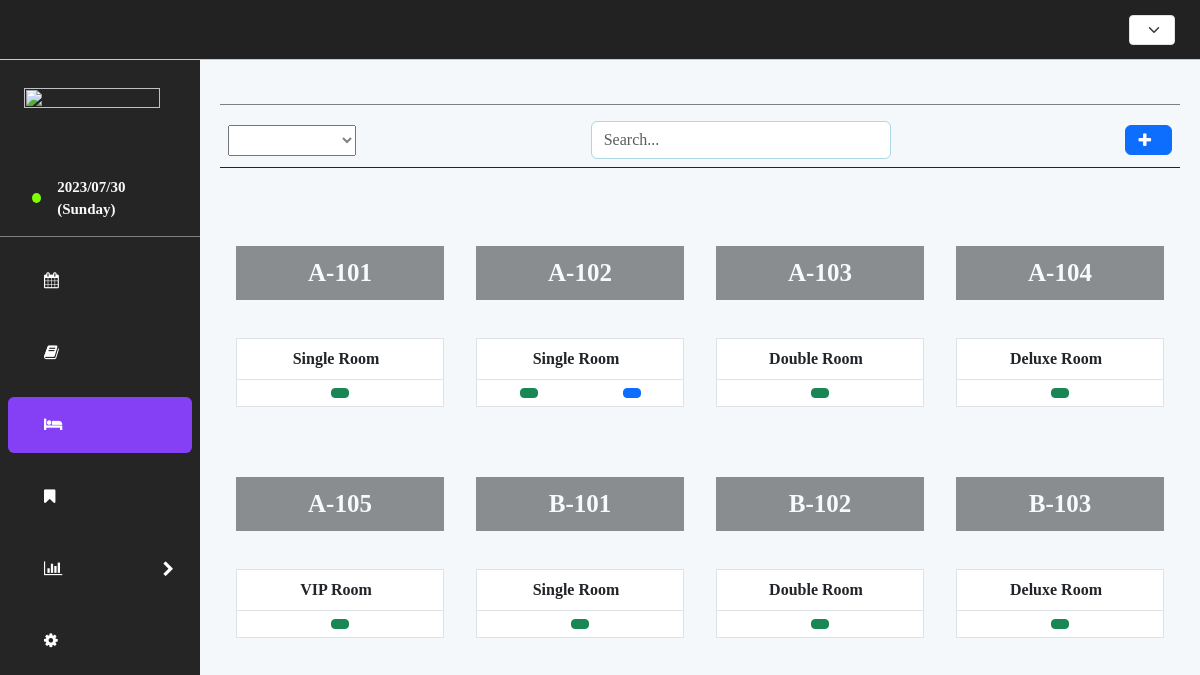
The app's page /index.php?rooms, older data.
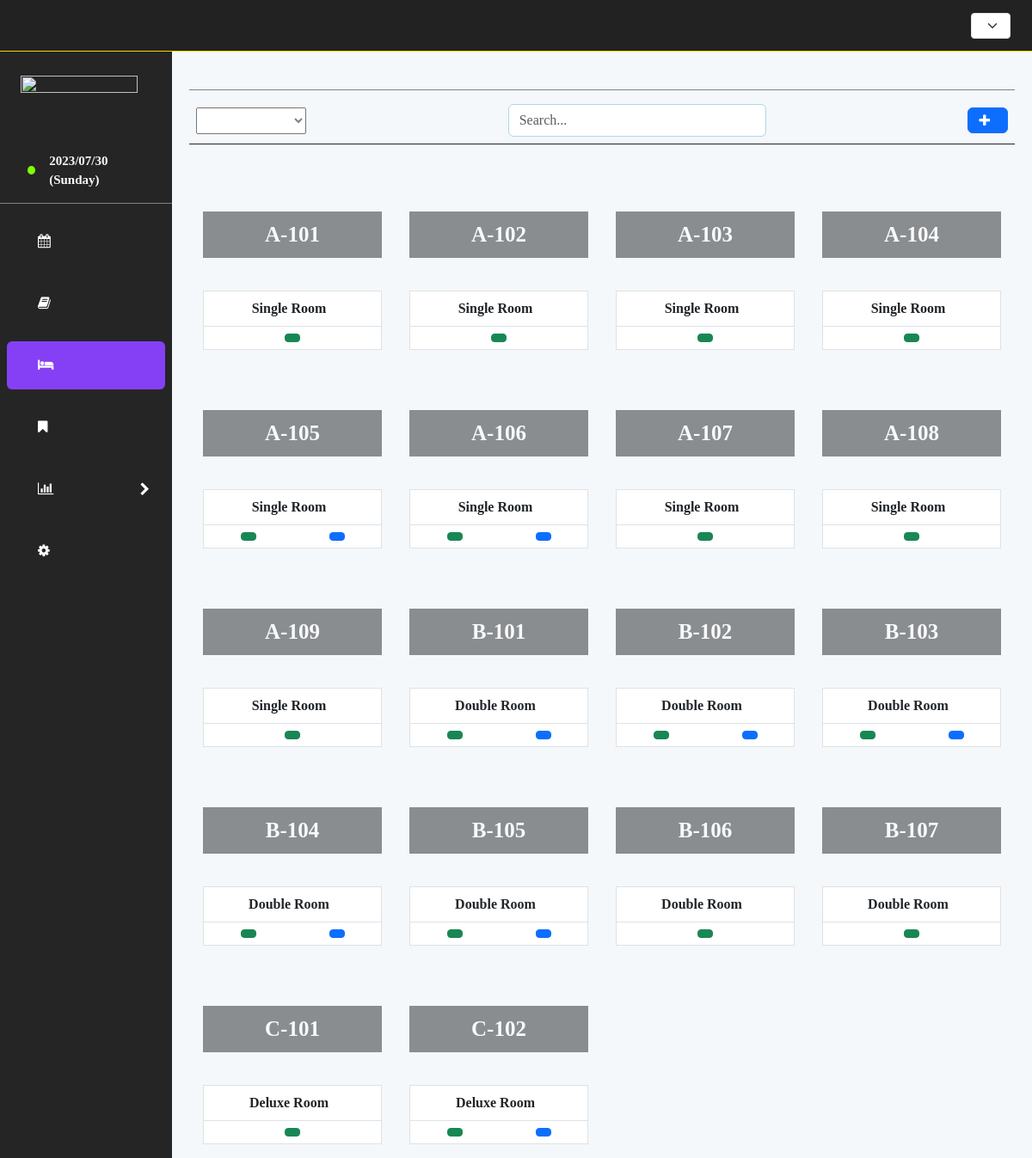
The same page, newer data.
### tables this page shows
CREATE TABLE `room` (
  `room_id` varchar(20) NOT NULL,
  `room_name` varchar(10) NOT NULL,
  `room_type_id` varchar(20) NOT NULL,
  `room_status` varchar(10) NOT NULL
);

CREATE TABLE `room_type` (
  `room_type_id` varchar(20) NOT NULL,
  `room_type_name` varchar(30) NOT NULL,
  `price` int(11) NOT NULL
);

### views/room.php (the view, shortened to what this page needs)
<h1 class="pt-2 pb-3 room_page_nav" data-i18n="rooms.title"></h1>
<div class="d-flex justify-content-between align-items-center room_search_bar p-2 border-bottom border-dark">
    <select name="floor" id="roomTypeSelector" class="floorSelector" onchange="loadRooms()">
        <option value="all" data-i18n="selector.all" selected></option>
        <?php
            $sql ="SELECT * FROM `room_type`";
            $result = mysqli_query($conn, $sql);
            while($roomType = mysqli_fetch_array($result)){?>
                <option
                    value=<?php echo $roomType['room_type_id']?>
                    class="en-font"
                >
                </option>
        <?php }?>
    </select>
    <div class="input-group" style="width: 300px !important;">
        <input type="text" id="roomSearchBar" class="form-control en-font" style="border:1px solid lightblue" placeholder="Search..." value="" onkeyup="loadRooms()"/>
    </div>
    <button class="btn btn-primary d-flex align-items-center" data-bs-toggle="modal" data-bs-target="#roomModal" onclick="addNewRoom()">
        <i class="fa fa-plus me-2"></i>
    </button>
</div>
<div class="display_room row my-4" id="display_room">
    <?php
        $room_query = "SELECT * FROM `room` NATURAL JOIN `room_type` ORDER BY room_name";
        $room_result = mysqli_query($conn, $room_query);
        while ($rooms = mysqli_fetch_assoc($room_result)) {
            if($rooms['room_type_name']==="Single Room"){
                $pic = "url('https://www.hotelmonterey.co.jp/upload_file/monhtyo/stay/sng_600_001.jpg');";
            }
            else if ($rooms['room_type_name']==="Double Room"){
                $pic = "url('https://www.colatour.com.tw/COLA_AppFiles/A03H_Hotel/Images/209677-04.GIF');";
            }
            else if ($rooms['room_type_name']==="Deluxe Room"){
                $pic = "url('https://mardhiyyahhotel.com/wp-content/uploads/sites/18/2021/03/CORPORATE-FLOOR-DELUXE-ROOM_KING-1.png');";
            }
            else {
                $pic = "url('https://visotsky-hotel.ru/en/assets/photo/vip-rooms-photo/room-5101/hotel-visotsky-vip-rooms-5101-01.jpg');";
            }
    ?>
        <main class="room_box p-3 rounded-10" id="room_box">
            <div class="room_title p-0 bg-opacity-50" style="background-image:<?php echo $pic?>">
                <div class="bg-dark bg-opacity-50 text-light p-2 en-font" style="width:auto"><?php echo $rooms['room_name'] ?></div>
            </div>
            <article class="border">
                <aside class="bg-white py-2 border-bottom">
                    <b>
                        <span class="en-font"><?php echo $rooms['room_type_name'] ?></span>
                    </b>
                </aside>
                <div class="bg-white py-2 d-flex justify-content-around">
                    <button class="btn btn-sm btn-success roomModalView"
                        onclick="viewRoomInfo('<?php echo $rooms['room_id']?>')"
                        data-bs-toggle="modal"
                        data-bs-target="#roomModal"
                        data-i18n="rooms.btn_view"
                    ></button>
                    <?php
                    if($rooms['room_status']!=="Free"){?>
                        <button class="btn btn-primary staff_icon btn-sm"
                            onclick="getRoomBookingList('<?php echo $rooms['room_id']?>')"
                            data-bs-toggle="offcanvas"
                            data-bs-target="#bookingOffCanvas"
                            data-i18n="rooms.btn_booking"
                        ></button>
                    <?php }?>
                </div>
            </article>
        </main>
    <?php  }
    ?>
</div>

Row changes from the older to the newer data that the page shows:
changed room (number 2 of 18 on the later page): room_status "Occupied" → "Free" (drawn)
changed room (number 3 of 18 on the later page): room_type.room_type_name "Double Room" → "Single Room"
changed room (number 4 of 18 on the later page): room_type.room_type_name "Deluxe Room" → "Single Room"
changed room (number 5 of 18 on the later page): room_type.room_type_name "VIP Room" → "Single Room"; room_status "Free" → "Occupied" (drawn)
added room: room_name "A-106", room_type.room_type_name "Single Room"
added room: room_name "A-107", room_type.room_type_name "Single Room"
added room: room_name "A-108", room_type.room_type_name "Single Room"
added room: room_name "A-109", room_type.room_type_name "Single Room"
changed room (number 10 of 18 on the later page): room_type.room_type_name "Single Room" → "Double Room"; room_status "Free" → "Occupied" (drawn)
changed room (number 11 of 18 on the later page): room_status "Free" → "Occupied" (drawn)
changed room (number 12 of 18 on the later page): room_type.room_type_name "Deluxe Room" → "Double Room"; room_status "Free" → "Reserved" (drawn)
added room: room_name "B-104", room_type.room_type_name "Double Room"
added room: room_name "B-105", room_type.room_type_name "Double Room"
added room: room_name "B-106", room_type.room_type_name "Double Room"
added room: room_name "B-107", room_type.room_type_name "Double Room"
added room: room_name "C-101", room_type.room_type_name "Deluxe Room"
added room: room_name "C-102", room_type.room_type_name "Deluxe Room"
